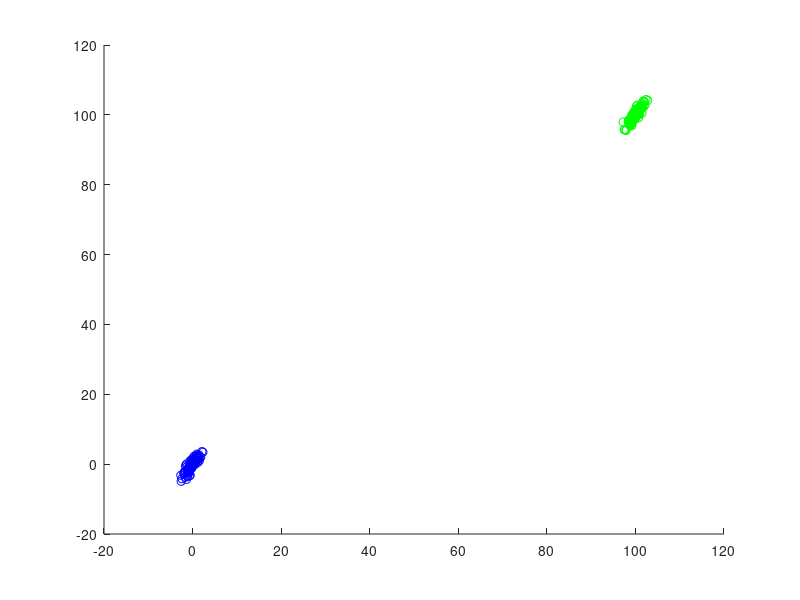

Source code (MATLAB): (Note: this script raises an error after producing the figure.)
close all
clear
clc
%set random generator seed
rng(1);

%% prepare training and testing dataset
% load diabetes
% 
% trainIndex=1:round(0.8*size(diabetes,1));
% trainAttribute=diabetes(trainIndex,2:end);
% trainLabel=diabetes(trainIndex,1);
% 
% testIndex=round(0.8*size(diabetes,1))+1:size(diabetes,1);
% testAttribute=diabetes(testIndex,2:end);
% testLabel=diabetes(testIndex,1);
mu1 = [0 0];
mu2 = [100 100];
SIGMA = [1 1.5; 1.5 3];
r1 = mvnrnd(mu1,SIGMA,100);
r2 = mvnrnd(mu2,SIGMA,100);
figure;
scatter(r1(:,1),r1(:,2),'b');
hold on
scatter(r2(:,1),r2(:,2),'g');
trainAttribute=[ r1;r2];
                
trainAttribute=normc(trainAttribute);
trainLabel=[ones(100,1);-ones(100,1)];
    
% [ alpha, b ] = SimplifiedSMO( .1, .1, 1000, trainAttribute, trainLabel )
% supportVectors=trainAttribute(find(alpha~=0),:);
% scatter(trainAttribute(:,1),trainAttribute(:,2));
% hold on
% scatter(supportVectors(:,1),supportVectors(:,2),'r');



%% initialization of SVM
[m,k]=size(trainAttribute);
alpha=rand(m,1);
eta=2;




%% use gradient descent method
 flag=1;
 max_iter=100;
 C=2;
 ourEps=0.01;
counter=0;
while (flag==1)&&(counter<max_iter)
    flag=0;
    for i=1:m

        if (alpha(i)>0&&alpha(i)<C)
            alphaOld=alpha(i);
            
            sumVal=0;
            for j=1:m
                sumVal=sumVal+alpha(j)*trainLabel(j)*kernelFunction(trainAttribute(i,:),trainAttribute(j,:));
            end
  
            tempB=alpha(i)-eta*(1-trainLabel(i)*sumVal);
            if tempB>0
                alphaNew=tempB;
            else
                alphaNew=0;
            end
            
            if(abs(alphaNew-alphaOld)>ourEps)
                alpha(i)=alphaNew;
                flag=1;
            end
            
%         elseif (alpha(i)>=C)
%             alpha(i)=C;
%         else
%             alpha(i)=0;
        end

    end
    counter=counter+1;
end   

% end
%% get overall cost
N=200;
w=0;
b=zeros(N,1);
for i=1:N
    w=w+alpha(i)*trainLabel(i)*trainAttribute(i,:);
    b(i)=(1/trainLabel(i))-w*trainAttribute(i,:)';
end


bVal=mean(b);


%% training Accuray
predTrain=zeros(N,1);
for i=1:N
    predTrain(i,1)=sign(w*trainAttribute(i,:)'+bVal);
end

trainAcc=sum(trainLabel(:)==predTrain(:))/N;

%% color the alpha
supportVectorIndex=find(alpha~=0);
scatter(trainAttribute(supportVectorIndex,1),trainAttribute(supportVectorIndex,2),'r');

